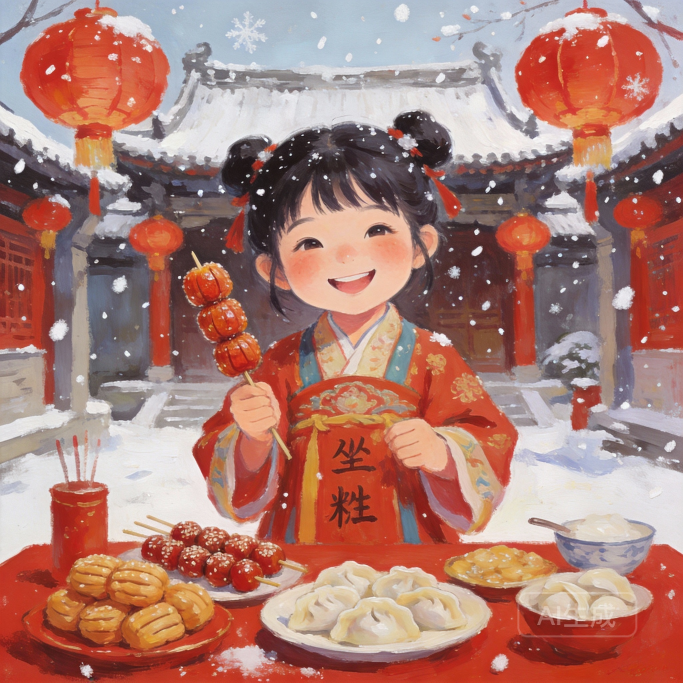
#> input picture picture/小年中国风水粉画_Seedream_20260127_185655.jpg, 2048 x 2048 px (shown at 1/3 size)
$ python -i doubao_smart_remove.py   (imports and definitions only)
#> lines starting #> are read from the running program, lines starting #| are printed output that depends on the picture; after the words box and inside, x2 and y2 are one past the last pixel; in counts of white or black regions, pixels touching at a corner belong together
#!/usr/bin/env python
# -*- coding: utf-8 -*-
"""
豆包智能去水印工具
参考油猴脚本doubao-no-watermark的实现原理
"""

import os
import sys
from pathlib import Path
import cv2
import numpy as np
from PIL import Image, ImageFilter
import tkinter as tk
from tkinter import filedialog, messagebox, ttk

# 设置控制台输出编码为UTF-8
if sys.platform == 'win32':
    import io
    sys.stdout = io.TextIOWrapper(sys.stdout.buffer, encoding='utf-8', errors='replace')
    sys.stderr = io.TextIOWrapper(sys.stderr.buffer, encoding='utf-8', errors='replace')


class DoubaoSmartRemover:
    """豆包智能去水印器 - 基于油猴脚本原理"""

    def __init__(self):
        """初始化"""
        pass

    def _imread_cv2(self, image_path):
        """使用PIL读取图片，支持中文路径"""
#> called with image_path = '小年中国风水粉画_Seedream_20260127_185655.jpg'
        try:
            img_pil = Image.open(str(image_path))
#> img_pil is the input picture: PIL image 2048x2048 RGB; mean R, G, B 172.3, 125.5, 116.4
            img_np = np.array(img_pil)
            if len(img_np.shape) == 3 and img_np.shape[2] == 3:
                img_np = cv2.cvtColor(img_np, cv2.COLOR_RGB2BGR)
            return img_np
        except Exception as e:
            raise ValueError(f"无法读取图片 {image_path}: {str(e)}")

    def _imwrite_cv2(self, output_path, img):
        """使用PIL保存图片，支持中文路径"""
        try:
            from PIL import Image
            if len(img.shape) == 3 and img.shape[2] == 3:
                img_rgb = cv2.cvtColor(img, cv2.COLOR_BGR2RGB)
            else:
                img_rgb = img
            img_pil = Image.fromarray(img_rgb)
            img_pil.save(str(output_path))
        except Exception as e:
            raise ValueError(f"无法保存图片 {output_path}: {str(e)}")

    def detect_watermark_region(self, image_path):
        """
        智能检测水印区域
        参考油猴脚本的检测逻辑
        """
        img = self._imread_cv2(image_path)
        h, w = img.shape[:2]
#> h = 2048; w = 2048

        # 豆包水印通常在右下角
        # 检测右下角的文字区域

        # 转换为灰度图
        gray = cv2.cvtColor(img, cv2.COLOR_BGR2GRAY)
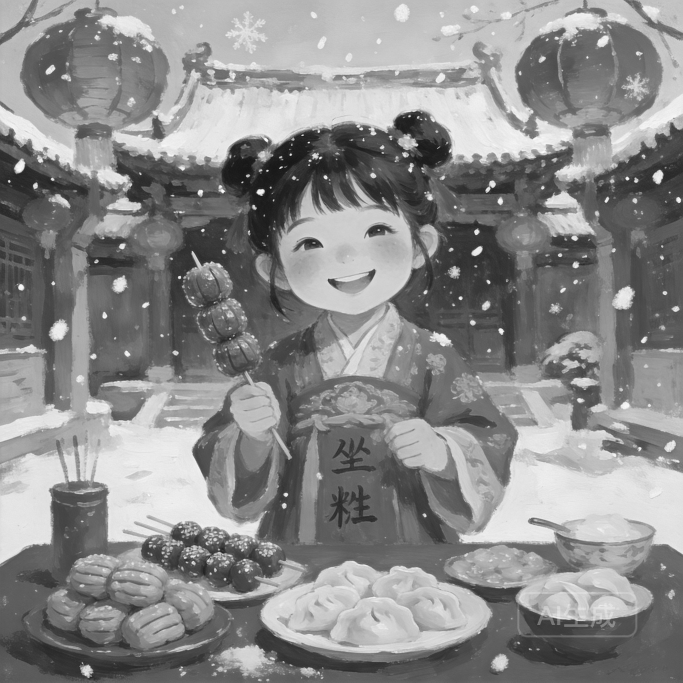
#> gray: shape (2048, 2048) (shown at 1/3 size); min 11, max 255, mean 138.4

        # 右下角区域（通常水印位置）
        # 豆包水印"豆包AI生成"大约占宽度的1/4到1/3
        right_region_width = int(w * 0.35)
#> right_region_width = 716
        right_region_height = int(h * 0.15)
#> right_region_height = 307

        # 提取右下角区域
        right_bottom = gray[h-right_region_height:h, w-right_region_width:w]
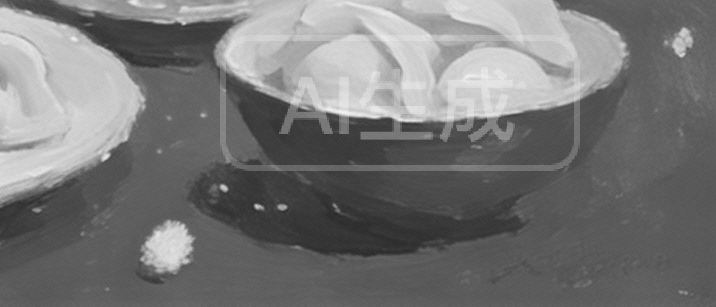
#> right_bottom: shape (307, 716); min 41, max 245, mean 118.5

        # 使用阈值检测浅色文字（水印通常是白色或浅色）
        _, thresh = cv2.threshold(right_bottom, 200, 255, cv2.THRESH_BINARY)
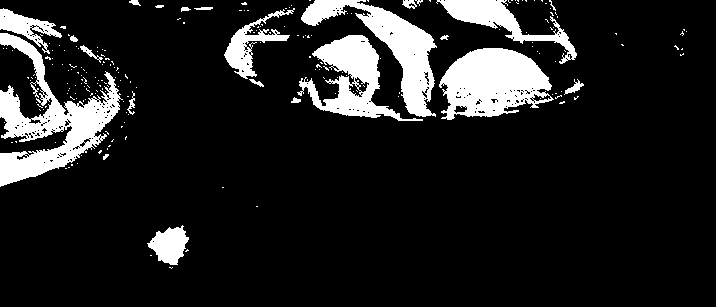
#> thresh: shape (307, 716); 12.7% white; 215 white regions (193 under 20 px)

        # 查找轮廓
        contours, _ = cv2.findContours(thresh, cv2.RETR_EXTERNAL, cv2.CHAIN_APPROX_SIMPLE)
#> contours = 211 contours, 193 with area under 20; largest, box (x1, y1, x2, y2) and area: (0, 33, 123, 187) 6529, (439, 48, 554, 120) 5590, (301, 0, 437, 117) 4414, (297, 35, 423, 121) 3820, (436, 0, 577, 64) 2096

        if contours:
            # 找到最大的轮廓区域
            largest_contour = max(contours, key=cv2.contourArea)
#> largest_contour = contour of 740 points, box (x1, y1, x2, y2) (0, 33, 123, 187), area 6529
            x, y, w_contour, h_contour = cv2.boundingRect(largest_contour)
#> x = 0; y = 33; w_contour = 123; h_contour = 154

            # 转换到原图坐标
            x1 = w - right_region_width + x - 20  # 左边扩展
#> x1 = 1312
            y1 = h - right_region_height + y - 20  # 上边扩展
#> y1 = 1754
            x2 = w - right_region_width + x + w_contour + 20  # 右边扩展
#> x2 = 1475
            y2 = h - right_region_height + y + h_contour + 20  # 下边扩展
#> y2 = 1948

            # 确保在图片范围内
            x1 = max(0, x1)
            y1 = max(0, y1)
            x2 = min(w, x2)
            y2 = min(h, y2)

            print(f"智能检测到水印区域: ({x1}, {y1}) -> ({x2}, {y2})")
#| 智能检测到水印区域: (1312, 1754) -> (1475, 1948)
            return [(x1, y1, x2, y2)]
        else:
            # 如果检测失败，使用默认的右下角固定区域
            print("未检测到明确水印，使用默认右下角区域")
            default_width = 500
            default_height = 100
            x1 = max(0, w - default_width - 20)
            y1 = max(0, h - default_height - 20)
            x2 = w - 20
            y2 = h - 20
            return [(x1, y1, x2, y2)]

    def remove_watermark_inpainting(self, image_path, output_path):
        """
        使用inpainting去除水印
        结合油猴脚本和OpenCV的最优方法
        """
        # 检测水印区域
        regions = self.detect_watermark_region(image_path)
#> regions = [(1312, 1754, 1475, 1948)]

        # 读取图片
        img = self._imread_cv2(image_path)
        h, w = img.shape[:2]
#> h = 2048; w = 2048

        # 创建mask
        mask = np.zeros((h, w), dtype=np.uint8)

        # 标记水印区域
        for (x1, y1, x2, y2) in regions:
            # 扩展区域确保完全覆盖
            x1 = max(0, x1 - 15)
            y1 = max(0, y1 - 15)
            x2 = min(w, x2 + 15)
            y2 = min(h, y2 + 15)

            # 创建渐变mask让修复更自然
            mask[y1:y2, x1:x2] = 255
#> this loop made 1 pass
#> (x1, y1, x2, y2) on pass 1: (1297, 1739, 1490, 1963)
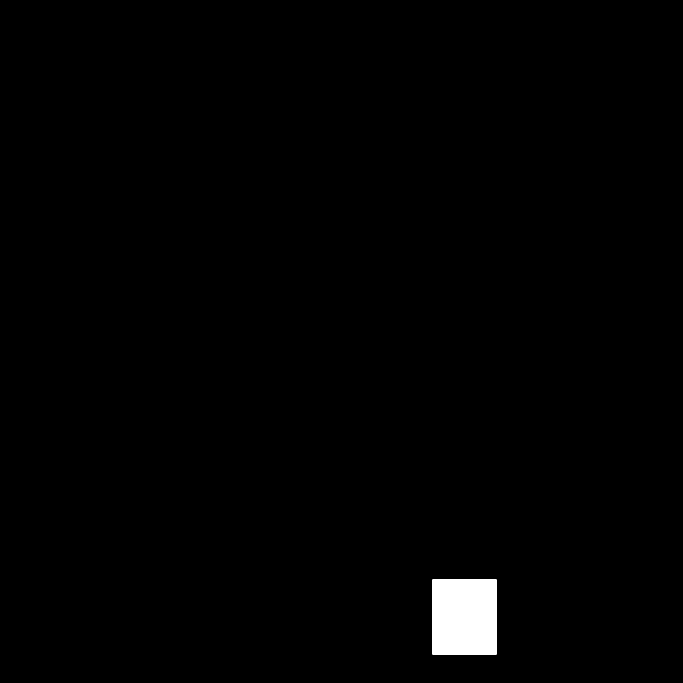
#> mask: shape (2048, 2048) (shown at 1/3 size); 1% white; 1 white region, box (x1, y1, x2, y2) and area: (1297, 1739, 1490, 1963) 43232

        # 使用NS算法修复（质量更高）
        print("使用NS算法进行inpainting...")
        result = cv2.inpaint(img, mask, 7, cv2.INPAINT_NS)

        # 保存结果
        self._imwrite_cv2(output_path, result)
        return True


class DoubaoSmartRemoverGUI:
    """豆包智能去水印GUI"""

    # [182 lines left out: functions __init__, create_widgets, select_files, select_output_dir, process_images, log and 1 more, not called in this run]


# [2 lines not run here, left out]

>>> result = DoubaoSmartRemover().remove_watermark_inpainting('小年中国风水粉画_Seedream_20260127_185655.jpg', 'out.png')

$ run again, on picture/小年对比_Pollinations_20260127_211758.jpg
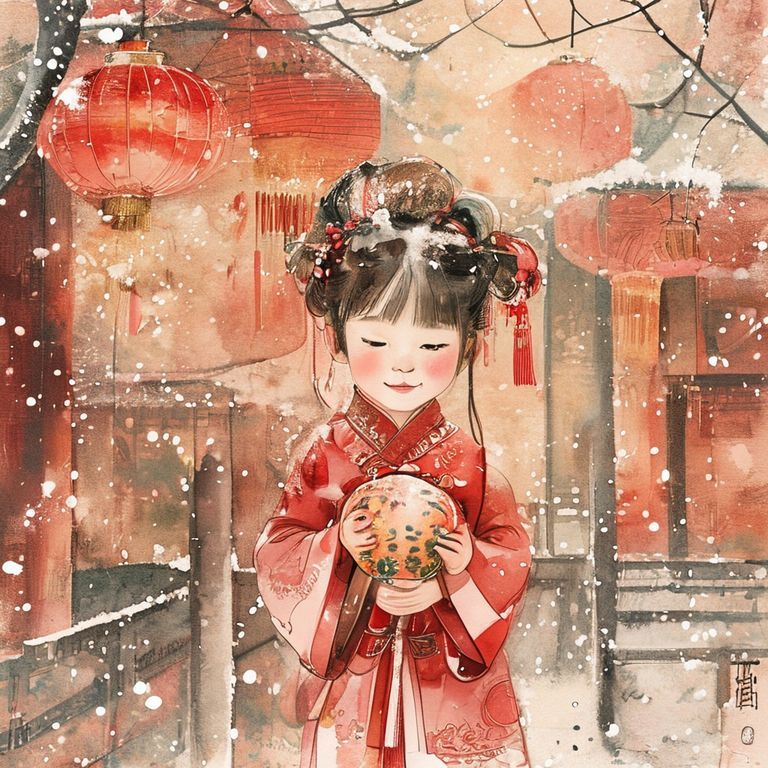
#> input picture picture/小年对比_Pollinations_20260127_211758.jpg, 768 x 768 px
#> in _imread_cv2, img_pil is the input picture: PIL image 768x768 RGB; mean R, G, B 191, 140.5, 117.4
#> in detect_watermark_region, `_, thresh = cv2.threshold(right_bottom, 200, 255, cv2.THRESH_BINARY)`:
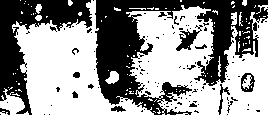
#> thresh: shape (115, 268); 57.9% white; 114 black regions (99 under 20 px)
#> contours = 105 contours, 98 with area under 20; largest, box (x1, y1, x2, y2) and area: (126, 5, 268, 115) 9614, (12, 0, 154, 115) 7256, (0, 88, 29, 115) 306, (105, 71, 119, 84) 98, (231, 12, 237, 25) 44, (35, 4, 42, 14) 32, (35, 15, 42, 21) 24
#> largest_contour = contour of 695 points, box (x1, y1, x2, y2) (126, 5, 268, 115), area 9614
#> x = 126; y = 5; w_contour = 142; h_contour = 110
#> in detect_watermark_region, `x1 = w - right_region_width + x - 20`: x1 = 606
#> in detect_watermark_region, `y1 = h - right_region_height + y - 20`: y1 = 638
#> in detect_watermark_region, `x2 = w - right_region_width + x + w_contour + 20`: x2 = 788
#> in detect_watermark_region, `x2 = min(w, x2)`: x2 = 768
#| 智能检测到水印区域: (606, 638) -> (768, 768)
#> regions = [(606, 638, 768, 768)]
#> the loop in remove_watermark_inpainting, `for (x1, y1, x2, y2) in regions:` made 1 pass
#> (x1, y1, x2, y2) on pass 1: (591, 623, 768, 768)
#> in remove_watermark_inpainting, `result = cv2.inpaint(img, mask, 7, cv2.INPAINT_NS)`:
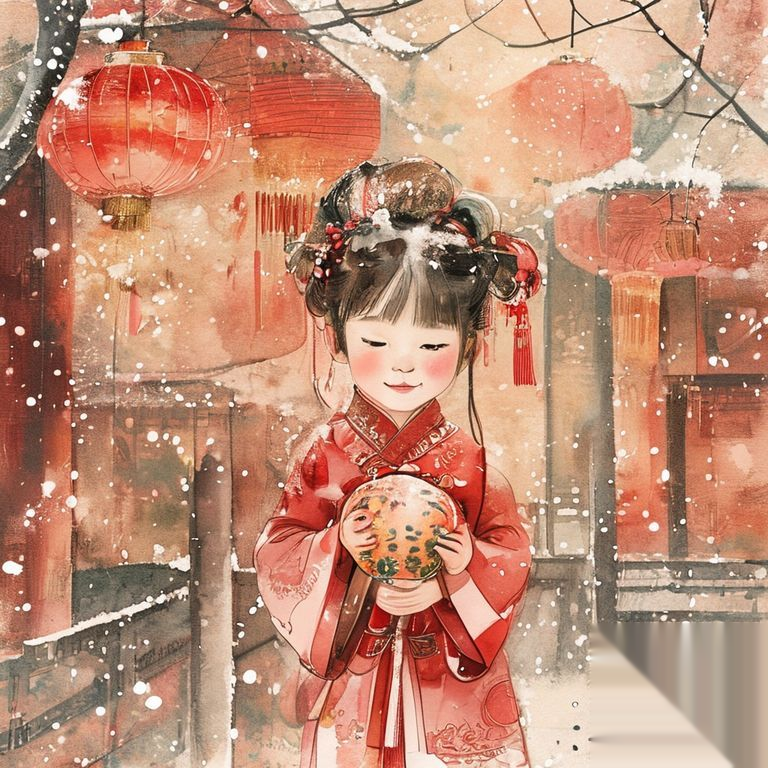
#> result: shape (768, 768, 3); mean B, G, R 117.2, 140.2, 190.5

$ run again, on picture/小年水粉画_Volcano_Seedream_20260127_210719.jpg
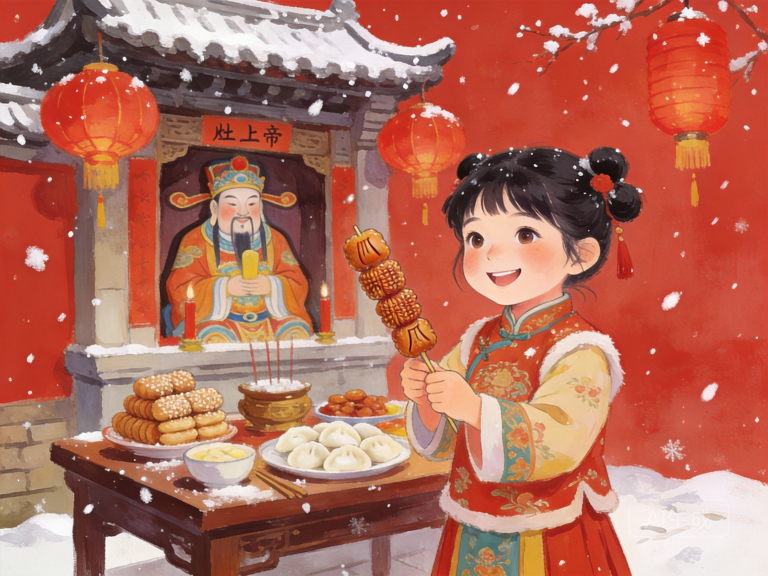
#> input picture picture/小年水粉画_Volcano_Seedream_20260127_210719.jpg, 2304 x 1728 px (shown at 1/3 size)
#> in _imread_cv2, img_pil is the input picture: PIL image 2304x1728 RGB; mean R, G, B 178.4, 108.8, 91.4
#> in detect_watermark_region, `_, thresh = cv2.threshold(right_bottom, 200, 255, cv2.THRESH_BINARY)`:
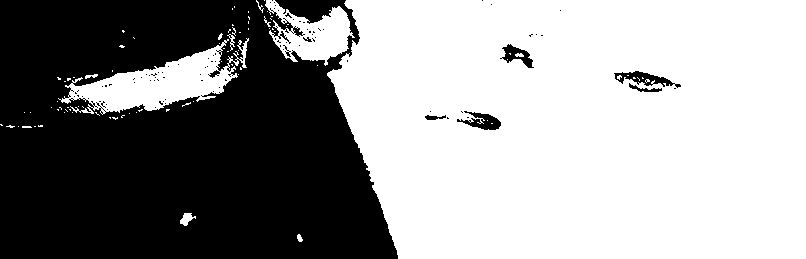
#> thresh: shape (259, 806); 59.1% white; 89 black regions (81 under 20 px)
#> contours = 75 contours, 68 with area under 20; largest, box (x1, y1, x2, y2) and area: (327, 0, 806, 259) 114640, (58, 38, 249, 115) 5630, (265, 0, 355, 66) 2971, (180, 213, 196, 226) 92, (227, 34, 235, 51) 30, (297, 234, 303, 242) 24, (85, 74, 98, 79) 22
#> largest_contour = contour of 209 points, box (x1, y1, x2, y2) (327, 0, 806, 259), area 114640
#> x = 327; y = 0; w_contour = 479; h_contour = 259
#> in detect_watermark_region, `x1 = w - right_region_width + x - 20`: x1 = 1805
#> in detect_watermark_region, `y1 = h - right_region_height + y - 20`: y1 = 1449
#> in detect_watermark_region, `x2 = w - right_region_width + x + w_contour + 20`: x2 = 2324
#> in detect_watermark_region, `y2 = h - right_region_height + y + h_contour + 20`: y2 = 1748
#> in detect_watermark_region, `x2 = min(w, x2)`: x2 = 2304
#> in detect_watermark_region, `y2 = min(h, y2)`: y2 = 1728
#| 智能检测到水印区域: (1805, 1449) -> (2304, 1728)
#> regions = [(1805, 1449, 2304, 1728)]
#> the loop in remove_watermark_inpainting, `for (x1, y1, x2, y2) in regions:` made 1 pass
#> (x1, y1, x2, y2) on pass 1: (1790, 1434, 2304, 1728)
#> in remove_watermark_inpainting, `result = cv2.inpaint(img, mask, 7, cv2.INPAINT_NS)`:
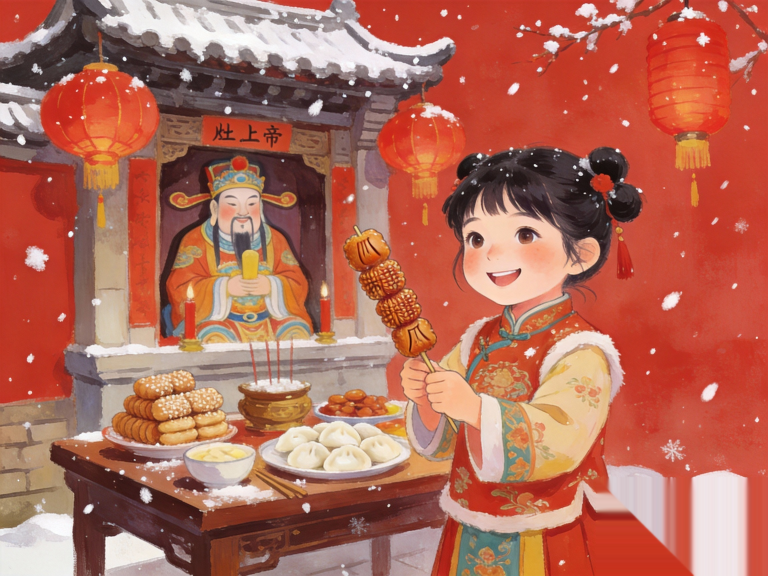
#> result: shape (1728, 2304, 3) (shown at 1/3 size); mean B, G, R 88.5, 106, 177.8
